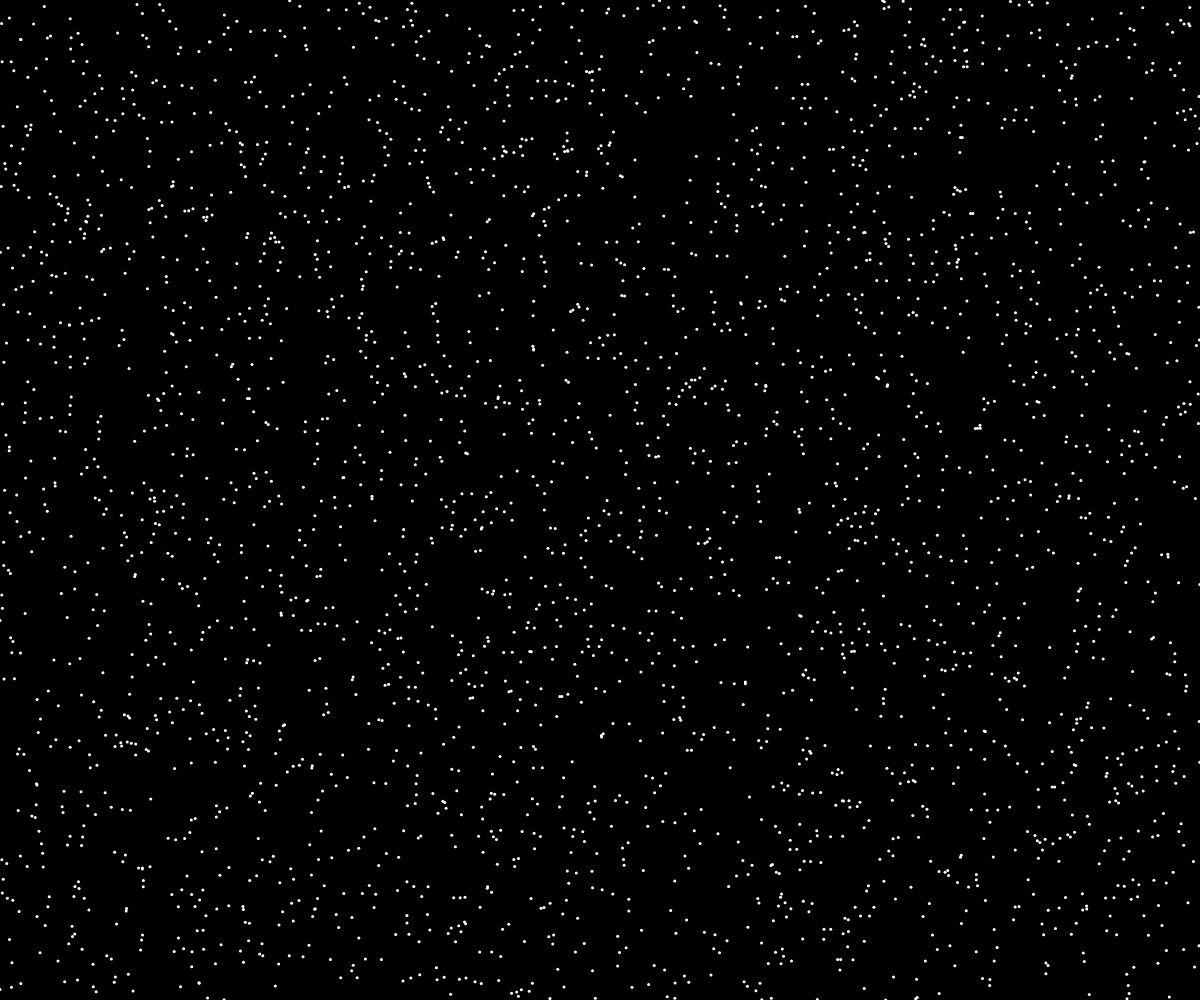
Frame 1 (no input)
Frame 60 (no input): identical to frame 1, image omitted
Frame 120 (the mouse pressed at the canvas centre since frame 60): identical to frame 1, image omitted

The p5.js sketch that drew this single still picture (run headless with seeded random() and noise() and a simulated clock; from frame 60 on, the mouse is pressed at the canvas centre):

// p5.js sketch
// ── sketch.js
const drawHairs = false;
const P_COUNT = 3000;
const FORCE = 2;
const SWISH_FORCE = 0.5;

let particles = [];
let field = [];
let cols = 50, rows = 50;
let spaceX, spaceY;
let xoff = 0, yoff = 1000, zoff;
let prevMouse;

function setup() {
  createCanvas(window.innerWidth, window.innerHeight);
  spaceX = width/cols;
  spaceY = height/cols;
  zoff = random(1000);
  
  for (let i = 0; i < cols; i++) {
      field[i] = [];
      for (let j = 0; j < rows; j++) {
        field[i][j] = createVector(0, 0);
      }
    }
  for (let i = 0; i < P_COUNT; i++) {
    particles.push(new Particle(random(width), random(height)));
  }
}

function draw() {
  background(0);
  evolveField(); 
  if (drawHairs) drawForces();
  
  for (let p of particles) {
    partPushedByField(p);
    fieldPushedByPart(p);
    p.update();
    p.draw();
  }
  
  prevMouse = createVector(mouseX, mouseY);
}

function partPushedByField(p) {
  let i = floor(p.pos.x / spaceX);
  let j = floor(p.pos.y / spaceY);
  if (field[i] && field[i][j]) {
    let x = cos(field[i][j].heading());
    let y = sin(field[i][j].heading());
    let force = createVector(x, y);
    force.mult(field[i][j].mag() * FORCE);
    p.applyForce(force);
  }
}

function fieldPushedByPart(p) {
  let i = floor(p.pos.x / spaceX);
  let j = floor(p.pos.y / spaceY);
  if (field[i] && field[i][j]) {
    field[i][j].lerp(p.vel, 0.001);
    field[i][j].limit(1);
  }
}

function swish(i, j, dir) {
  let size = 4;
  for (let a = -size; a < size; a++) {
    for (let b = -size; b < size; b++) {
      if (i + a >= 0 && i + a < cols &&
          j + b >= 0 && j + b < rows) {
        field[i+a][j+b].lerp(dir, map(abs(a), 0, size, 1, 0));
        field[i+a][j+b].mult(SWISH_FORCE);
      }
    }
  }
}

function mouseDragged() {
  let threshold = 1;
  let i = floor(mouseX / spaceX);
  let j = floor(mouseY / spaceY);
  var mouse = createVector(mouseX, mouseY);
  mouseDir = mouse.sub(prevMouse);
  if (field[i] && field[i][j] && mouseDir.mag() > threshold) {
    swish(i, j, mouseDir.mult(0.1));
  }
  for (let p of particles) {
    if (dist(mouseX, mouseX, p.pos.x, p.pos.y) < 30) {
      p.applyForce(mouseDir.mult(3));
    }
  }
}

function evolveField() {
  yoff = 0;
  for (let i = 0; i < cols; i++) {
    xoff = 1000;
    for (let j = 0; j < rows; j++) {
      field[i][j].rotate((noise(xoff, yoff, zoff) - 0.5)*0.15);
      field[i][j].mult(0.97);
      xoff += 0.03;
    }
    yoff += 0.03;
  }
  zoff += 0.04;
}

function drawForces() {
  strokeWeight(1);
  for (let i = 0; i < cols; i++) {
    for (let j = 0; j < rows; j++) {
      stroke(255, map(field[i][j].mag(), 0, 1, 50, 255));
      let len = 10;
      let angle = field[i][j].heading();
      let x1 = i * spaceX;
      let y1 = j * spaceY;
      let x2 = x1 + cos(angle) * len;
      let y2 = y1 + sin(angle) * len;
      line(x1, y1, x2, y2);
    }
  }
}

class Particle {
  constructor(x, y) {
    this.pos = createVector(x, y);
    this.vel = createVector(0, 0);
    this.acc = createVector(0, 0);
    this.maxspeed = 8;
    this.repelDist = 5;
  }
  
  update() {
    this.pos.add(this.vel);
    this.vel.add(this.acc);
    this.acc.mult(0);
    this.vel.mult(0.9);
    this.vel.limit(this.maxspeed);
    
    //this.repel();
    this.wrap();
  }
  
  draw() {
    strokeWeight(3);
    stroke(255);
    point(this.pos.x, this.pos.y);
  }
  
  applyForce(force, scale = 1) {
    this.acc.add(force.mult(scale));
  }
  
  attract(position) {
    let diff = position.copy().sub(this.pos).normalize();
    this.applyForce(diff);
  }
  
  repel() {
    for (let p of particles) {
      if (this != p) {
        let difference = this.pos.copy().sub(p.pos);
        if (difference.mag() < this.repelDist) {
          difference.normalize();
          this.applyForce(difference.mult(0.5));
          p.applyForce(difference.mult(-1));
        }
      }
    }
  }
  
  wrap() {
    if (this.pos.x < 0) this.pos.x = width;
    if (this.pos.x > width) this.pos.x = 0;
    if (this.pos.y < 0) this.pos.y = height;
    if (this.pos.y > height) this.pos.y = 0;
  }
}
